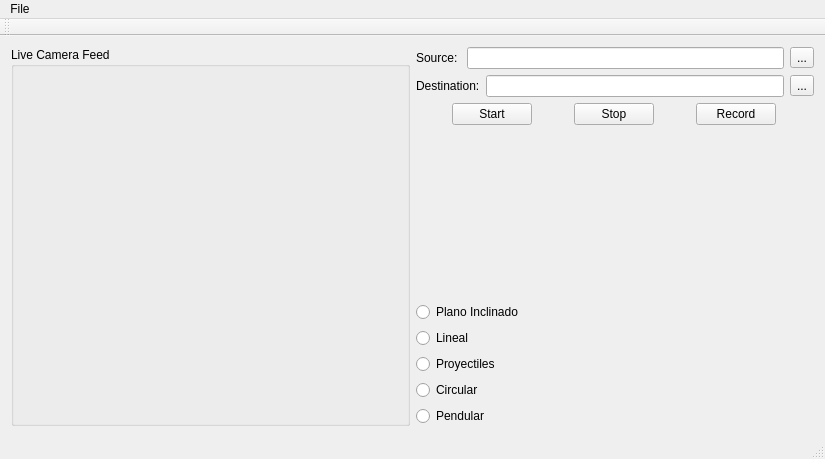
<?xml version="1.0" encoding="UTF-8"?>
<ui version="4.0">
 <class>MainWindow</class>
 <widget class="QMainWindow" name="MainWindow">
  <property name="geometry">
   <rect>
    <x>0</x>
    <y>0</y>
    <width>825</width>
    <height>459</height>
   </rect>
  </property>
  <property name="windowTitle">
   <string>MainWindow</string>
  </property>
  <widget class="QWidget" name="centralWidget">
   <layout class="QHBoxLayout" name="horizontalLayout_3">
    <item>
     <widget class="QGroupBox" name="groupBox">
      <property name="sizePolicy">
       <sizepolicy hsizetype="Expanding" vsizetype="Expanding">
        <horstretch>0</horstretch>
        <verstretch>0</verstretch>
       </sizepolicy>
      </property>
      <property name="title">
       <string>Live Camera Feed</string>
      </property>
      <layout class="QVBoxLayout" name="verticalLayout_2">
       <item>
        <widget class="QLabel" name="camera1">
         <property name="text">
          <string/>
         </property>
        </widget>
       </item>
      </layout>
     </widget>
    </item>
    <item>
     <layout class="QVBoxLayout" name="verticalLayout">
      <property name="sizeConstraint">
       <enum>QLayout::SetFixedSize</enum>
      </property>
      <item>
       <layout class="QHBoxLayout" name="horizontalLayout_7">
        <item>
         <widget class="QLabel" name="label">
          <property name="text">
           <string>Source: </string>
          </property>
         </widget>
        </item>
        <item>
         <widget class="QLineEdit" name="lineEdit_2"/>
        </item>
        <item>
         <widget class="QToolButton" name="toolButton_2">
          <property name="text">
           <string>...</string>
          </property>
         </widget>
        </item>
       </layout>
      </item>
      <item>
       <layout class="QHBoxLayout" name="horizontalLayout">
        <item>
         <widget class="QLabel" name="label_2">
          <property name="sizePolicy">
           <sizepolicy hsizetype="Fixed" vsizetype="Fixed">
            <horstretch>0</horstretch>
            <verstretch>0</verstretch>
           </sizepolicy>
          </property>
          <property name="text">
           <string>Destination:</string>
          </property>
         </widget>
        </item>
        <item>
         <widget class="QLineEdit" name="lineEdit">
          <property name="sizePolicy">
           <sizepolicy hsizetype="Minimum" vsizetype="Fixed">
            <horstretch>0</horstretch>
            <verstretch>0</verstretch>
           </sizepolicy>
          </property>
         </widget>
        </item>
        <item>
         <widget class="QToolButton" name="toolButton">
          <property name="text">
           <string>...</string>
          </property>
         </widget>
        </item>
       </layout>
      </item>
      <item>
       <layout class="QHBoxLayout" name="horizontalLayout_2">
        <item>
         <widget class="QPushButton" name="start">
          <property name="sizePolicy">
           <sizepolicy hsizetype="Fixed" vsizetype="Fixed">
            <horstretch>0</horstretch>
            <verstretch>0</verstretch>
           </sizepolicy>
          </property>
          <property name="text">
           <string>Start</string>
          </property>
         </widget>
        </item>
        <item>
         <widget class="QPushButton" name="stop">
          <property name="sizePolicy">
           <sizepolicy hsizetype="Fixed" vsizetype="Fixed">
            <horstretch>0</horstretch>
            <verstretch>0</verstretch>
           </sizepolicy>
          </property>
          <property name="text">
           <string>Stop</string>
          </property>
         </widget>
        </item>
        <item>
         <widget class="QPushButton" name="record">
          <property name="sizePolicy">
           <sizepolicy hsizetype="Fixed" vsizetype="Fixed">
            <horstretch>0</horstretch>
            <verstretch>0</verstretch>
           </sizepolicy>
          </property>
          <property name="text">
           <string>Record</string>
          </property>
         </widget>
        </item>
       </layout>
      </item>
      <item>
       <spacer name="verticalSpacer">
        <property name="orientation">
         <enum>Qt::Vertical</enum>
        </property>
        <property name="sizeHint" stdset="0">
         <size>
          <width>20</width>
          <height>40</height>
         </size>
        </property>
       </spacer>
      </item>
      <item>
       <widget class="QRadioButton" name="radioButton_2">
        <property name="enabled">
         <bool>true</bool>
        </property>
        <property name="maximumSize">
         <size>
          <width>150</width>
          <height>16777215</height>
         </size>
        </property>
        <property name="text">
         <string>Plano Inclinado</string>
        </property>
       </widget>
      </item>
      <item>
       <widget class="QRadioButton" name="radioButton">
        <property name="maximumSize">
         <size>
          <width>150</width>
          <height>16777215</height>
         </size>
        </property>
        <property name="text">
         <string>Lineal</string>
        </property>
       </widget>
      </item>
      <item>
       <widget class="QRadioButton" name="radioButton_3">
        <property name="maximumSize">
         <size>
          <width>150</width>
          <height>16777215</height>
         </size>
        </property>
        <property name="text">
         <string>Proyectiles</string>
        </property>
       </widget>
      </item>
      <item>
       <widget class="QRadioButton" name="radioButton_4">
        <property name="text">
         <string>Circular</string>
        </property>
       </widget>
      </item>
      <item>
       <widget class="QRadioButton" name="radioButton_5">
        <property name="text">
         <string>Pendular</string>
        </property>
       </widget>
      </item>
     </layout>
    </item>
   </layout>
  </widget>
  <widget class="QMenuBar" name="menuBar">
   <property name="geometry">
    <rect>
     <x>0</x>
     <y>0</y>
     <width>825</width>
     <height>22</height>
    </rect>
   </property>
   <widget class="QMenu" name="menuFile">
    <property name="title">
     <string>File</string>
    </property>
    <addaction name="actionExit"/>
   </widget>
   <addaction name="menuFile"/>
  </widget>
  <widget class="QToolBar" name="mainToolBar">
   <attribute name="toolBarArea">
    <enum>TopToolBarArea</enum>
   </attribute>
   <attribute name="toolBarBreak">
    <bool>false</bool>
   </attribute>
  </widget>
  <widget class="QStatusBar" name="statusBar"/>
  <action name="actionExit">
   <property name="text">
    <string>Exit</string>
   </property>
  </action>
 </widget>
 <layoutdefault spacing="6" margin="11"/>
 <resources/>
 <connections>
  <connection>
   <sender>actionExit</sender>
   <signal>triggered()</signal>
   <receiver>MainWindow</receiver>
   <slot>close()</slot>
   <hints>
    <hint type="sourcelabel">
     <x>-1</x>
     <y>-1</y>
    </hint>
    <hint type="destinationlabel">
     <x>219</x>
     <y>182</y>
    </hint>
   </hints>
  </connection>
 </connections>
</ui>
